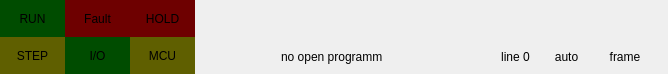
<?xml version="1.0" encoding="UTF-8"?>
<ui version="4.0">
 <class>StateManager</class>
 <widget class="QWidget" name="StateManager">
  <property name="geometry">
   <rect>
    <x>0</x>
    <y>0</y>
    <width>668</width>
    <height>74</height>
   </rect>
  </property>
  <property name="windowTitle">
   <string>Graffit Robotics</string>
  </property>
  <property name="windowIcon">
   <iconset resource="../resource/resource.qrc">
    <normaloff>:/icons/img/icon.png</normaloff>:/icons/img/icon.png</iconset>
  </property>
  <property name="styleSheet">
   <string notr="true">QLabel#mcuLabel{
    background-color: rgb(95, 95, 0);
    text-align:center;
}
QLabel#faultLabel{
 
    background-color: rgb(110, 0, 0);
	text-align:center;
}
QLabel#holdLabel{

    background-color:rgb(110, 0, 0);
	text-align:center;
}
QLabel#ioLabel{

    background-color: rgb(0, 76, 0);
	text-align:center;
}
QLabel#runLabel{

    background-color:  rgb(0, 76, 0);
	text-align:center;
}
QLabel#stepLabel{

    background-color: rgb(95, 95, 0);
	text-align:center;
}
</string>
  </property>
  <property name="documentMode" stdset="0">
   <bool>false</bool>
  </property>
  <layout class="QGridLayout" name="gridLayout">
   <property name="leftMargin">
    <number>0</number>
   </property>
   <property name="topMargin">
    <number>0</number>
   </property>
   <property name="rightMargin">
    <number>0</number>
   </property>
   <property name="bottomMargin">
    <number>0</number>
   </property>
   <item row="0" column="0" rowspan="2">
    <layout class="QGridLayout" name="iconLayout">
     <property name="sizeConstraint">
      <enum>QLayout::SetDefaultConstraint</enum>
     </property>
     <property name="topMargin">
      <number>0</number>
     </property>
     <property name="spacing">
      <number>0</number>
     </property>
     <item row="3" column="0">
      <widget class="QLabel" name="stepLabel">
       <property name="sizePolicy">
        <sizepolicy hsizetype="Preferred" vsizetype="Preferred">
         <horstretch>0</horstretch>
         <verstretch>0</verstretch>
        </sizepolicy>
       </property>
       <property name="minimumSize">
        <size>
         <width>65</width>
         <height>20</height>
        </size>
       </property>
       <property name="text">
        <string>STEP</string>
       </property>
       <property name="alignment">
        <set>Qt::AlignCenter</set>
       </property>
      </widget>
     </item>
     <item row="3" column="2">
      <widget class="QLabel" name="mcuLabel">
       <property name="minimumSize">
        <size>
         <width>65</width>
         <height>0</height>
        </size>
       </property>
       <property name="text">
        <string>MCU</string>
       </property>
       <property name="alignment">
        <set>Qt::AlignCenter</set>
       </property>
      </widget>
     </item>
     <item row="3" column="1">
      <widget class="QLabel" name="ioLabel">
       <property name="minimumSize">
        <size>
         <width>65</width>
         <height>0</height>
        </size>
       </property>
       <property name="text">
        <string>I/O</string>
       </property>
       <property name="alignment">
        <set>Qt::AlignCenter</set>
       </property>
      </widget>
     </item>
     <item row="1" column="2">
      <widget class="QLabel" name="holdLabel">
       <property name="minimumSize">
        <size>
         <width>65</width>
         <height>0</height>
        </size>
       </property>
       <property name="text">
        <string>HOLD</string>
       </property>
       <property name="alignment">
        <set>Qt::AlignCenter</set>
       </property>
      </widget>
     </item>
     <item row="1" column="0">
      <widget class="QLabel" name="runLabel">
       <property name="sizePolicy">
        <sizepolicy hsizetype="Preferred" vsizetype="Preferred">
         <horstretch>0</horstretch>
         <verstretch>0</verstretch>
        </sizepolicy>
       </property>
       <property name="minimumSize">
        <size>
         <width>65</width>
         <height>20</height>
        </size>
       </property>
       <property name="styleSheet">
        <string notr="true"/>
       </property>
       <property name="lineWidth">
        <number>0</number>
       </property>
       <property name="text">
        <string>RUN</string>
       </property>
       <property name="alignment">
        <set>Qt::AlignCenter</set>
       </property>
      </widget>
     </item>
     <item row="1" column="1">
      <widget class="QLabel" name="faultLabel">
       <property name="minimumSize">
        <size>
         <width>65</width>
         <height>0</height>
        </size>
       </property>
       <property name="text">
        <string>Fault</string>
       </property>
       <property name="alignment">
        <set>Qt::AlignCenter</set>
       </property>
      </widget>
     </item>
    </layout>
   </item>
   <item row="0" column="1" rowspan="2">
    <spacer name="horizontalSpacer_2">
     <property name="orientation">
      <enum>Qt::Horizontal</enum>
     </property>
     <property name="sizeHint" stdset="0">
      <size>
       <width>55</width>
       <height>40</height>
      </size>
     </property>
    </spacer>
   </item>
   <item row="0" column="2" colspan="5">
    <widget class="QLabel" name="infoLabel">
     <property name="minimumSize">
      <size>
       <width>0</width>
       <height>19</height>
      </size>
     </property>
     <property name="text">
      <string/>
     </property>
    </widget>
   </item>
   <item row="0" column="7" rowspan="2">
    <widget class="QLabel" name="speedLabel">
     <property name="minimumSize">
      <size>
       <width>0</width>
       <height>0</height>
      </size>
     </property>
     <property name="styleSheet">
      <string notr="true"/>
     </property>
     <property name="text">
      <string/>
     </property>
     <property name="scaledContents">
      <bool>false</bool>
     </property>
     <property name="alignment">
      <set>Qt::AlignCenter</set>
     </property>
    </widget>
   </item>
   <item row="1" column="2">
    <widget class="QLabel" name="prgNameLabel">
     <property name="sizePolicy">
      <sizepolicy hsizetype="Expanding" vsizetype="Preferred">
       <horstretch>0</horstretch>
       <verstretch>0</verstretch>
      </sizepolicy>
     </property>
     <property name="minimumSize">
      <size>
       <width>120</width>
       <height>0</height>
      </size>
     </property>
     <property name="text">
      <string>no open programm </string>
     </property>
    </widget>
   </item>
   <item row="1" column="3">
    <spacer name="horizontalSpacer">
     <property name="orientation">
      <enum>Qt::Horizontal</enum>
     </property>
     <property name="sizeHint" stdset="0">
      <size>
       <width>64</width>
       <height>20</height>
      </size>
     </property>
    </spacer>
   </item>
   <item row="1" column="4">
    <widget class="QLabel" name="lineNumLabel">
     <property name="sizePolicy">
      <sizepolicy hsizetype="Preferred" vsizetype="Preferred">
       <horstretch>0</horstretch>
       <verstretch>0</verstretch>
      </sizepolicy>
     </property>
     <property name="minimumSize">
      <size>
       <width>45</width>
       <height>0</height>
      </size>
     </property>
     <property name="maximumSize">
      <size>
       <width>60</width>
       <height>16777215</height>
      </size>
     </property>
     <property name="text">
      <string>line 0</string>
     </property>
     <property name="alignment">
      <set>Qt::AlignCenter</set>
     </property>
    </widget>
   </item>
   <item row="1" column="5">
    <widget class="QLabel" name="modeLabel">
     <property name="sizePolicy">
      <sizepolicy hsizetype="Preferred" vsizetype="Preferred">
       <horstretch>0</horstretch>
       <verstretch>0</verstretch>
      </sizepolicy>
     </property>
     <property name="minimumSize">
      <size>
       <width>45</width>
       <height>0</height>
      </size>
     </property>
     <property name="text">
      <string>auto</string>
     </property>
     <property name="alignment">
      <set>Qt::AlignCenter</set>
     </property>
    </widget>
   </item>
   <item row="1" column="6">
    <widget class="QLabel" name="frameLabel">
     <property name="minimumSize">
      <size>
       <width>60</width>
       <height>0</height>
      </size>
     </property>
     <property name="text">
      <string>frame</string>
     </property>
     <property name="alignment">
      <set>Qt::AlignCenter</set>
     </property>
    </widget>
   </item>
  </layout>
  <action name="createFileAction">
   <property name="icon">
    <iconset resource="../resource/resource.qrc">
     <normaloff>:/icons/img/file-plus.svg</normaloff>:/icons/img/file-plus.svg</iconset>
   </property>
   <property name="text">
    <string>create file</string>
   </property>
   <property name="shortcut">
    <string>Ctrl+N</string>
   </property>
  </action>
  <action name="openFileAction">
   <property name="icon">
    <iconset resource="../resource/resource.qrc">
     <normaloff>:/icons/img/file.svg</normaloff>:/icons/img/file.svg</iconset>
   </property>
   <property name="text">
    <string>open file</string>
   </property>
   <property name="shortcut">
    <string>Ctrl+O</string>
   </property>
  </action>
  <action name="saveAsFileAction">
   <property name="icon">
    <iconset resource="../resource/resource.qrc">
     <normaloff>:/icons/img/file-text.svg</normaloff>:/icons/img/file-text.svg</iconset>
   </property>
   <property name="text">
    <string>save file as ...</string>
   </property>
   <property name="shortcut">
    <string>Ctrl+Shift+S</string>
   </property>
  </action>
  <action name="motorContrlAction">
   <property name="icon">
    <iconset resource="../resource/resource.qrc">
     <normaloff>:/icons/img/trello.svg</normaloff>:/icons/img/trello.svg</iconset>
   </property>
   <property name="text">
    <string>motion control</string>
   </property>
   <property name="shortcut">
    <string>Ctrl+M</string>
   </property>
  </action>
  <action name="resetAction">
   <property name="icon">
    <iconset resource="../resource/resource.qrc">
     <normaloff>:/icons/img/repeat.svg</normaloff>:/icons/img/repeat.svg</iconset>
   </property>
   <property name="text">
    <string>reset errors</string>
   </property>
   <property name="shortcut">
    <string>Ctrl+R</string>
   </property>
  </action>
  <action name="connectSTM_action">
   <property name="icon">
    <iconset resource="../resource/resource.qrc">
     <normaloff>:/icons/img/shuffle.svg</normaloff>:/icons/img/shuffle.svg</iconset>
   </property>
   <property name="text">
    <string>connect mcu</string>
   </property>
   <property name="shortcut">
    <string>Ctrl+K</string>
   </property>
  </action>
  <action name="saveAction">
   <property name="icon">
    <iconset resource="../resource/resource.qrc">
     <normaloff>:/icons/img/save.svg</normaloff>:/icons/img/save.svg</iconset>
   </property>
   <property name="text">
    <string>save</string>
   </property>
   <property name="shortcut">
    <string>Ctrl+S</string>
   </property>
  </action>
  <action name="changeLanguageEnglish">
   <property name="text">
    <string>english</string>
   </property>
  </action>
  <action name="changeLanguageRussian">
   <property name="text">
    <string>russian</string>
   </property>
  </action>
 </widget>
 <resources>
  <include location="../resource/resource.qrc"/>
 </resources>
 <connections/>
</ui>
